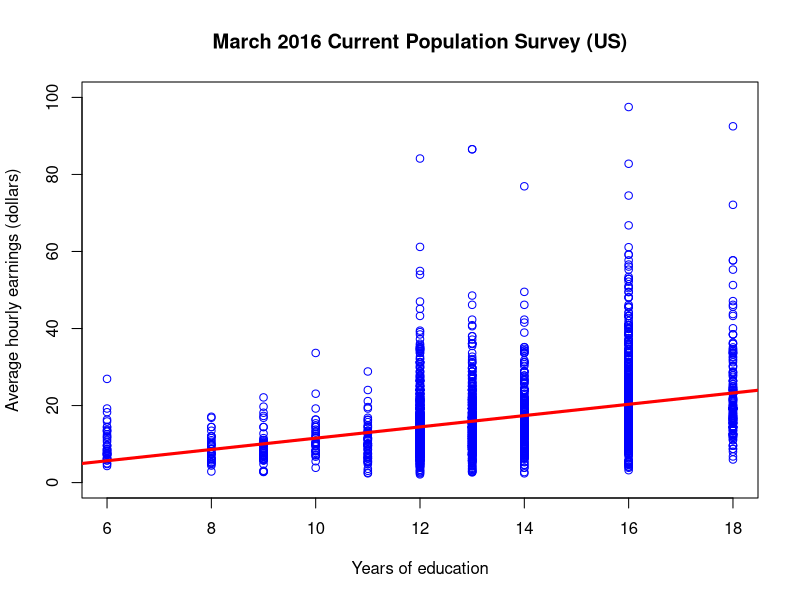
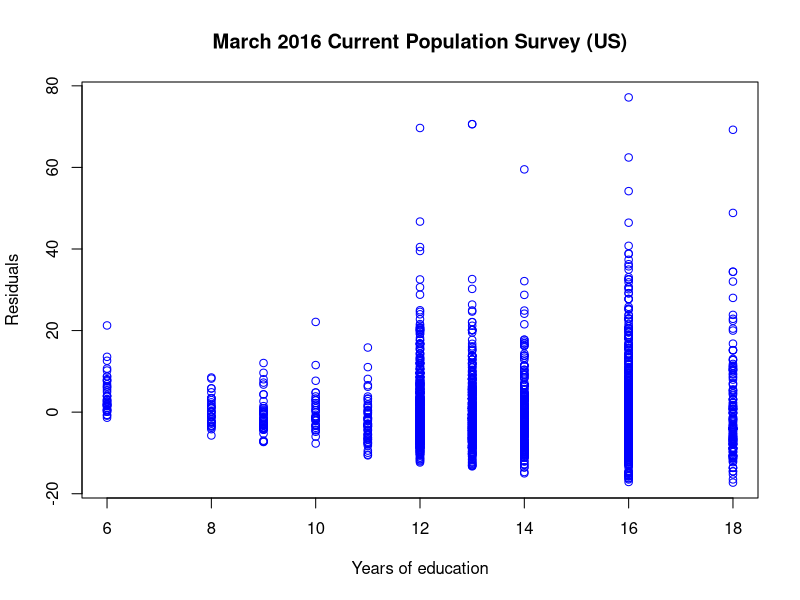

Write the R code that produced these figures, in order.
## ---- chunk 1
library(AER) # include Applied Econometrics with R library
data(CASchools) # Load CASchools data
# Generate a couple of useful variables
CASchools$STR <- CASchools$students/CASchools$teachers  # Student-teacher ratio
CASchools$Score <- (CASchools$read + CASchools$math)/2  # Student test score
data(CPSSWEducation) # Load CPSSWEducation data
## ---- chunk 2
lm1 <- lm(Score ~ STR, data = CASchools) # Fitted model in lm1
summary(lm1)
## ---- chunk 3
library(AER) # include Applied Econometrics with R library
data(CPSSWEducation) # Load CPSSWEducation data
lm2 <- lm(earnings ~ education, data = CPSSWEducation) # Fitted model in lm1
# Scatter plot
plot(CPSSWEducation$education,CPSSWEducation$earnings,
     main = "March 2016 Current Population Survey (US)",
     col = "blue",
     xlab = "Years of education",
     ylab = "Average hourly earnings (dollars)",
     ylim = c(0, 100))
abline(lm2,
       lwd = 3,
       col = "red")
## ---- chunk 4
# Scatter plot
plot(CPSSWEducation$education,lm2$residuals,
     main = "March 2016 Current Population Survey (US)",
     col = "blue",
     xlab = "Years of education",
     ylab = "Residuals")
## ---- chunk 5
# Earnings-education regression (lm2)
# Regression output with homoskedastic-only SEs
summary(lm2)
## ---- chunk 6
library(parameters) # include parameters library
# Earnings-education regression (lm2)
# Regression output with heteroskedastic robust SEs
parameters(lm2, robust = TRUE, vcov_type = "HC1", digits = 3)
